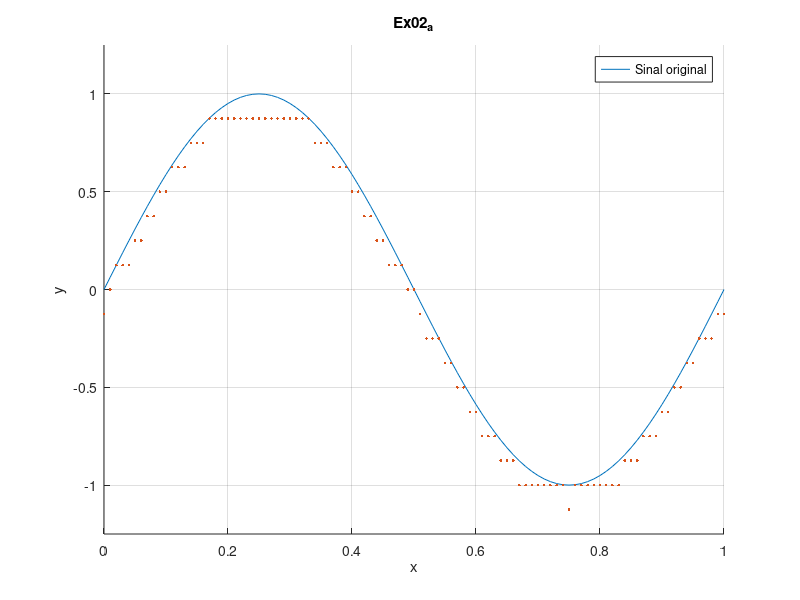

MATLAB code to generate this figure:
Ta = 0.01;      % sampling period

T = 1;

t = 0:Ta:T;

x = sin(2*pi*t);

delta = 1/(2^3)

partition = [-1:delta:1.25];
codebook = [-1-delta:delta:1.25];
[index,y] = quantiz(x,partition,codebook);

hold on
figure(1);
plot(t, x, '-');
legend("Sinal original");
plot(t, y, '.');
legend("Sinal original");
title('Ex02_a');
xlabel('x');
ylabel('y');
axis([0 1 -1.25 1.25]);
grid on;
hold off;
